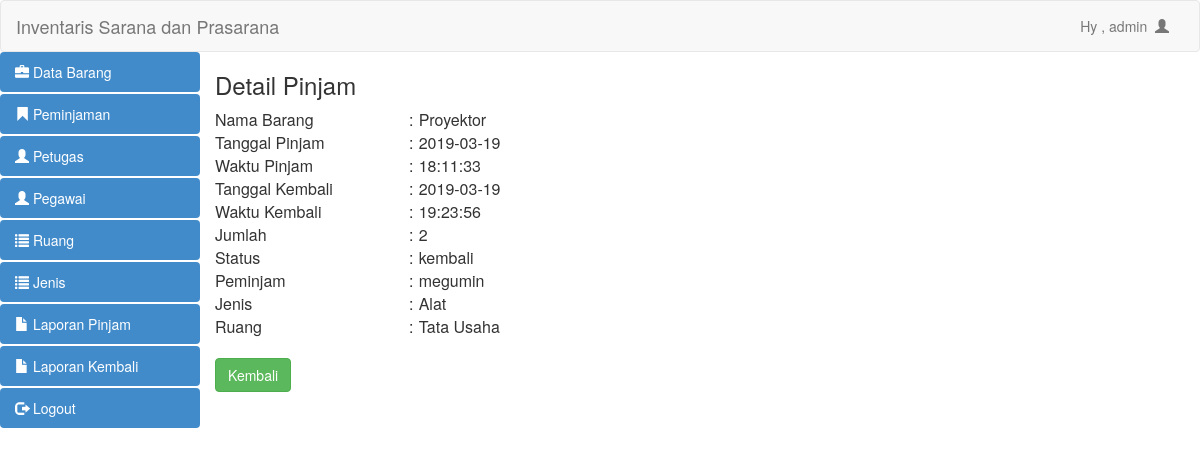
/admin/detail_kembali.php?id=15 (signed in), run on the app's committed database.
### tables this page shows
CREATE TABLE IF NOT EXISTS `detail_pinjam` (
  `id_detail_pinjam` int(11) NOT NULL AUTO_INCREMENT,
  `id_inventaris` int(11) NOT NULL,
  `jumlah_pinjam` int(11) NOT NULL,
  `id_peminjaman` int(11) NOT NULL,
  PRIMARY KEY (`id_detail_pinjam`),
  KEY `id_inventaris` (`id_inventaris`),
  KEY `id_peminjaman` (`id_peminjaman`),
  CONSTRAINT `detail_pinjam_ibfk_1` FOREIGN KEY (`id_peminjaman`) REFERENCES `peminjaman` (`id_peminjaman`) ON DELETE CASCADE ON UPDATE CASCADE,
  CONSTRAINT `detail_pinjam_ibfk_2` FOREIGN KEY (`id_inventaris`) REFERENCES `inventaris` (`id_inventaris`) ON DELETE CASCADE ON UPDATE CASCADE
);

CREATE TABLE IF NOT EXISTS `inventaris` (
  `id_inventaris` int(11) NOT NULL AUTO_INCREMENT,
  `nama` varchar(50) DEFAULT NULL,
  `kondisi` varchar(50) DEFAULT NULL,
  `keterangan` varchar(50) DEFAULT NULL,
  `jumlah` int(11) DEFAULT NULL,
  `id_jenis` int(11) DEFAULT NULL,
  `tanggal_register` date DEFAULT NULL,
  `id_ruang` int(11) DEFAULT NULL,
  `kode_inventaris` varchar(50) DEFAULT NULL,
  `id_petugas` int(11) DEFAULT NULL,
  PRIMARY KEY (`id_inventaris`),
  KEY `id_ruang` (`id_ruang`),
  KEY `id_petugas` (`id_petugas`),
  KEY `id_jenis` (`id_jenis`),
  CONSTRAINT `inventaris_ibfk_1` FOREIGN KEY (`id_petugas`) REFERENCES `petugas` (`id_petugas`) ON DELETE CASCADE ON UPDATE CASCADE,
  CONSTRAINT `inventaris_ibfk_2` FOREIGN KEY (`id_ruang`) REFERENCES `ruang` (`id_ruang`) ON DELETE CASCADE ON UPDATE CASCADE,
  CONSTRAINT `inventaris_ibfk_3` FOREIGN KEY (`id_jenis`) REFERENCES `jenis` (`id_jenis`) ON DELETE CASCADE ON UPDATE CASCADE
);

CREATE TABLE IF NOT EXISTS `peminjaman` (
  `id_peminjaman` int(11) NOT NULL AUTO_INCREMENT,
  `tanggal_pinjam` date DEFAULT NULL,
  `waktu_pinjam` time DEFAULT NULL,
  `waktu_kembali` time DEFAULT NULL,
  `tanggal_kembali` date DEFAULT NULL,
  `status_peminjaman` varchar(50) DEFAULT NULL,
  `id_pegawai` int(11) DEFAULT NULL,
  PRIMARY KEY (`id_peminjaman`),
  KEY `id_pegawai` (`id_pegawai`),
  CONSTRAINT `peminjaman_ibfk_1` FOREIGN KEY (`id_pegawai`) REFERENCES `pegawai` (`id_pegawai`) ON DELETE CASCADE ON UPDATE CASCADE
);

CREATE TABLE IF NOT EXISTS `pegawai` (
  `id_pegawai` int(11) NOT NULL AUTO_INCREMENT,
  `username` varchar(50) DEFAULT NULL,
  `nama_pegawai` varchar(50) DEFAULT NULL,
  `nip` varchar(50) DEFAULT NULL,
  `alamat` varchar(50) DEFAULT NULL,
  PRIMARY KEY (`id_pegawai`)
);

CREATE TABLE IF NOT EXISTS `jenis` (
  `id_jenis` int(11) NOT NULL AUTO_INCREMENT,
  `nama_jenis` varchar(50) DEFAULT NULL,
  `kode_jenis` varchar(50) DEFAULT NULL,
  `keterangan` varchar(50) DEFAULT NULL,
  PRIMARY KEY (`id_jenis`)
);

CREATE TABLE IF NOT EXISTS `ruang` (
  `id_ruang` int(11) NOT NULL AUTO_INCREMENT,
  `nama_ruang` varchar(50) DEFAULT NULL,
  `kode_ruang` varchar(50) DEFAULT NULL,
  `keterangan` varchar(50) DEFAULT NULL,
  PRIMARY KEY (`id_ruang`)
);

### admin/detail_kembali.php (the view, shortened to what this page needs)
<?php
include "header.php";
?>
                  <?php
$id = $_GET['id'];
$query = mysql_query("select * from detail_pinjam,peminjaman,inventaris,pegawai,ruang,jenis
where peminjaman.id_pegawai = pegawai.id_pegawai and
detail_pinjam.id_inventaris = inventaris.id_inventaris and peminjaman.status_peminjaman= 'kembali' and
detail_pinjam.id_peminjaman = peminjaman.id_peminjaman and ruang.id_ruang = inventaris.id_ruang
and jenis.id_jenis = inventaris.id_jenis and detail_pinjam.id_peminjaman='$id'");
$data = mysql_fetch_array($query);
?>
                                      <h3>Detail Pinjam</h3>
     <div class="content">
        <table class="table-form" border="0" width="100%" cellpadding="0" cellspacing="0">
            <tr>
                <td width="20%">Nama Barang </td>
                <td width="1%">:</td>
                <td><?php echo $data['nama']; ?></td>
            </tr>
            <tr>
                <td>Tanggal Pinjam</td>
                <td width="1%">:</td>
                <td><?php echo $data['tanggal_pinjam']; ?></td>
            </tr>
            <tr>
                <td>Waktu Pinjam</td>
                <td width="1%">:</td>
               <td><?php echo $data['waktu_pinjam']; ?></td>
            </tr>
             <tr>
                <td>Tanggal Kembali</td>
                <td width="1%">:</td>
                <td><?php echo $data['tanggal_kembali']; ?></td>
            </tr>
             <tr>
                <td>Waktu Kembali</td>
                <td width="1%">:</td>
                <td><?php echo $data['waktu_kembali']; ?></td>
            </tr>
            <tr>
                <td>Jumlah</td>
                <td width="1%">:</td>
                <td><?php echo $data['jumlah_pinjam']; ?></td>
            </tr>
            <tr>
                <td>Status</td>
                <td width="1%">:</td>
                <td><?php echo $data['status_peminjaman']; ?></td>
            </tr>
            <tr>
                <td>Peminjam</td>
                <td width="1%">:</td>
                <td><?php echo $data['nama_pegawai']; ?></td>
            </tr>
             <tr>
                <td>Jenis</td>
                <td width="1%">:</td>
                <td><?php echo $data['nama_jenis']; ?></td>
             <tr>
                <td>Ruang</td>
                <td width="1%">:</td>
                <td><?php echo $data['nama_ruang']; ?></td>
            </tr>
        </table>
    </div>
    <br>
<a href="laporan2.php" class="btn btn-success">Kembali</a>
<?php
include "footer.php";
?>

### data on the page
detail_pinjam: id_inventaris.nama "Proyektor", id_peminjaman.tanggal_pinjam "2019-03-19", id_peminjaman.waktu_pinjam "18:11:33", id_peminjaman.tanggal_kembali "2019-03-19", id_peminjaman.waktu_kembali "19:23:56", jumlah_pinjam "2", id_peminjaman.status_peminjaman "kembali", pegawai.nama_pegawai "megumin", jenis.nama_jenis "Alat", ruang.nama_ruang "Tata Usaha"

### other printed values
$_SESSION['nama'] "admin"
